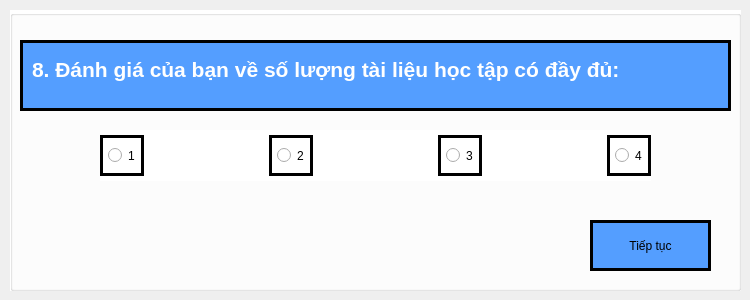
   <widget class="QWidget" name="page_7">
    <widget class="QGroupBox" name="groupBox_9">
     <property name="geometry">
      <rect>
       <x>10</x>
       <y>10</y>
       <width>731</width>
       <height>281</height>
      </rect>
     </property>
     <property name="styleSheet">
      <string notr="true">background-color: #ffffff;</string>
     </property>
     <property name="title">
      <string/>
     </property>
     <widget class="QTextBrowser" name="textBrowser_13">
      <property name="geometry">
       <rect>
        <x>10</x>
        <y>30</y>
        <width>711</width>
        <height>71</height>
       </rect>
      </property>
      <property name="styleSheet">
       <string notr="true">background-color: #549eff;
padding: 10px 5px;
border: 3px solid black;</string>
      </property>
      <property name="html">
       <string>&lt;!DOCTYPE HTML PUBLIC &quot;-//W3C//DTD HTML 4.0//EN&quot; &quot;http://www.w3.org/TR/REC-html40/strict.dtd&quot;&gt;
&lt;html&gt;&lt;head&gt;&lt;meta name=&quot;qrichtext&quot; content=&quot;1&quot; /&gt;&lt;style type=&quot;text/css&quot;&gt;
p, li { white-space: pre-wrap; }
&lt;/style&gt;&lt;/head&gt;&lt;body style=&quot; font-family:'PibotoLt'; font-size:8pt; font-weight:400; font-style:normal;&quot;&gt;
&lt;p style=&quot; margin-top:0px; margin-bottom:0px; margin-left:0px; margin-right:0px; -qt-block-indent:0; text-indent:0px;&quot;&gt;&lt;span style=&quot; font-size:16pt; font-weight:600; color:#ffffff;&quot;&gt;8. Đánh giá của bạn về số lượng tài liệu học tập có đầy đủ:&lt;/span&gt;&lt;/p&gt;&lt;/body&gt;&lt;/html&gt;</string>
      </property>
     </widget>
     <widget class="QPushButton" name="next_4">
      <property name="geometry">
       <rect>
        <x>580</x>
        <y>210</y>
        <width>121</width>
        <height>51</height>
       </rect>
      </property>
      <property name="styleSheet">
       <string notr="true">background-color: #549eff;
font: 75 italic 12pt &quot;Sans&quot;;
padding: 10px 5px;
border: 3px solid black;
</string>
      </property>
      <property name="text">
       <string>Tiếp tục</string>
      </property>
     </widget>
     <widget class="QWidget" name="layoutWidget_6">
      <property name="geometry">
       <rect>
        <x>90</x>
        <y>120</y>
        <width>551</width>
        <height>51</height>
       </rect>
      </property>
      <layout class="QHBoxLayout" name="horizontalLayout_8">
       <item>
        <widget class="QRadioButton" name="ra1_9">
         <property name="styleSheet">
          <string notr="true">font: 75 italic 12pt &quot;Sans&quot;;
padding: 10px 5px;
border: 3px solid black;</string>
         </property>
         <property name="text">
          <string>1</string>
         </property>
        </widget>
       </item>
       <item>
        <spacer name="horizontalSpacer_22">
         <property name="orientation">
          <enum>Qt::Horizontal</enum>
         </property>
         <property name="sizeHint" stdset="0">
          <size>
           <width>40</width>
           <height>20</height>
          </size>
         </property>
        </spacer>
       </item>
       <item>
        <widget class="QRadioButton" name="ra1_10">
         <property name="styleSheet">
          <string notr="true">font: 75 italic 12pt &quot;Sans&quot;;
padding: 10px 5px;
border: 3px solid black;
</string>
         </property>
         <property name="text">
          <string>2</string>
         </property>
        </widget>
       </item>
       <item>
        <spacer name="horizontalSpacer_23">
         <property name="orientation">
          <enum>Qt::Horizontal</enum>
         </property>
         <property name="sizeHint" stdset="0">
          <size>
           <width>40</width>
           <height>20</height>
          </size>
         </property>
        </spacer>
       </item>
       <item>
        <widget class="QRadioButton" name="ra1_11">
         <property name="styleSheet">
          <string notr="true">font: 75 italic 12pt &quot;Sans&quot;;
padding: 10px 5px;
border: 3px solid black;
</string>
         </property>
         <property name="text">
          <string>3</string>
         </property>
        </widget>
       </item>
       <item>
        <spacer name="horizontalSpacer_24">
         <property name="orientation">
          <enum>Qt::Horizontal</enum>
         </property>
         <property name="sizeHint" stdset="0">
          <size>
           <width>40</width>
           <height>20</height>
          </size>
         </property>
        </spacer>
       </item>
       <item>
        <widget class="QRadioButton" name="ra1_12">
         <property name="styleSheet">
          <string notr="true">font: 75 italic 12pt &quot;Sans&quot;;
padding: 10px 5px;
border: 3px solid black;</string>
         </property>
         <property name="text">
          <string>4</string>
         </property>
        </widget>
       </item>
      </layout>
     </widget>
    </widget>
   </widget>
